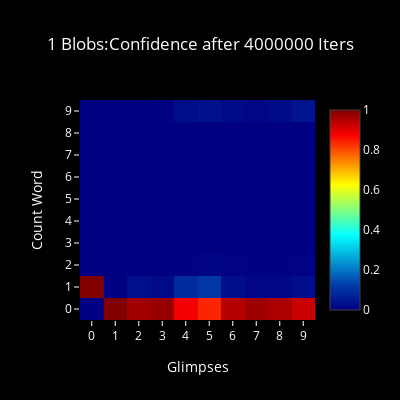
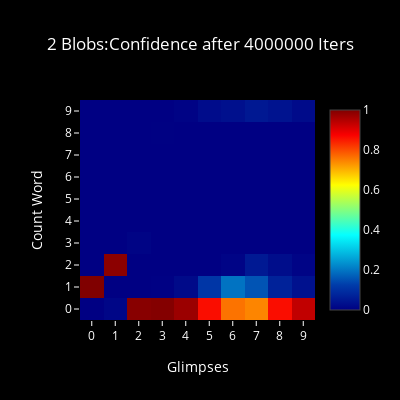
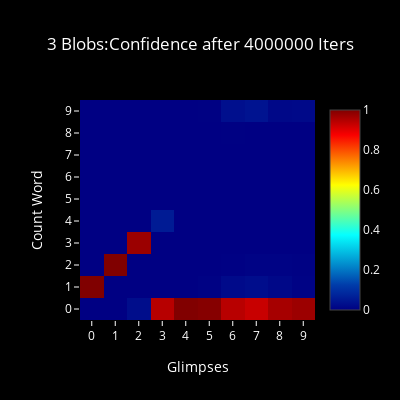
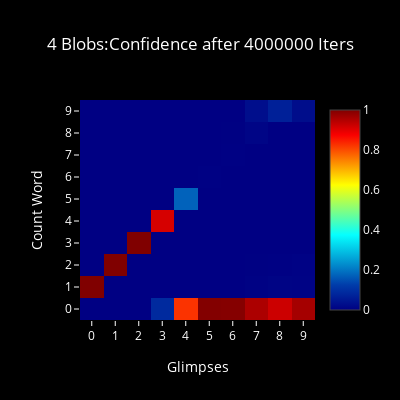

Notebook code cell kept with these figures, in order:
### Code cell
for n, num in enumerate(blob_list): 
    #for i, it in enumerate(iter_list):
    plot_confidence(19, 4000000, num)
    #plot_choice(18, 3000000, num)
